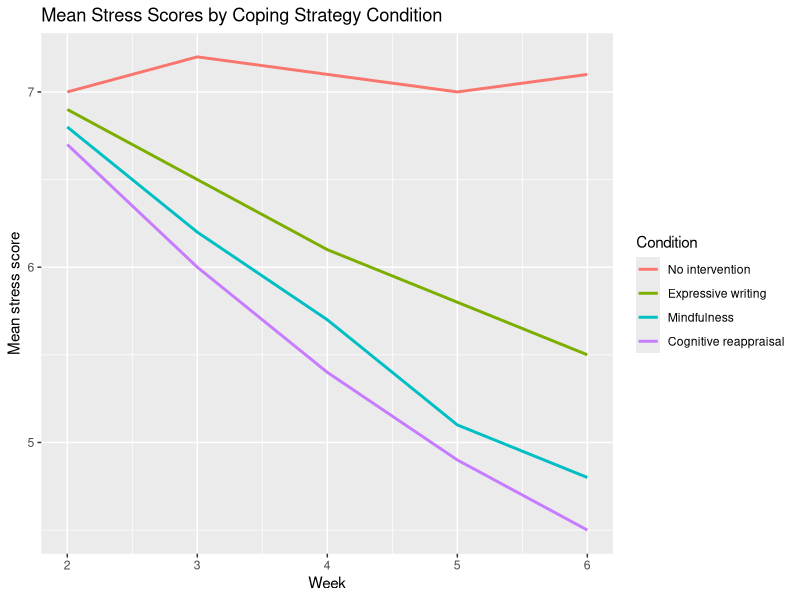

The R script that drew this image:
## ---- chunk 1
library(tidyverse)

#data:
stress_data <- data.frame(
  week = rep(1:6, times = 4),
  condition = rep(
    c("Mindfulness", "No intervention", "Cognitive reappraisal", "Expressive writing"),
    each = 6
  ),
  mean_stress_score = c(
    7.2, 6.8, 6.2, 5.7, 5.1, 4.8,
    7.1, 7.0, 7.2, 7.1, 7.0, 7.1,
    7.3, 6.7, 6.0, 5.4, 4.9, 4.5,
    7.2, 6.9, 6.5, 6.1, 5.8, 5.5
  )
)
## ---- chunk 2

stress_filtered <- stress_data %>%
  filter(week >= 2) %>%
  mutate(
    condition = fct_relevel(
      condition,
      "No intervention",
      "Expressive writing",
      "Mindfulness",
      "Cognitive reappraisal"
    )
  )

ggplot(
  stress_filtered,
  aes(x = week, y = mean_stress_score, color = condition)
) +
  geom_line(linewidth = 1) +
  labs(
    title = "Mean Stress Scores by Coping Strategy Condition",
    x = "Week",
    y = "Mean stress score",
    color = "Condition"
  ) 
